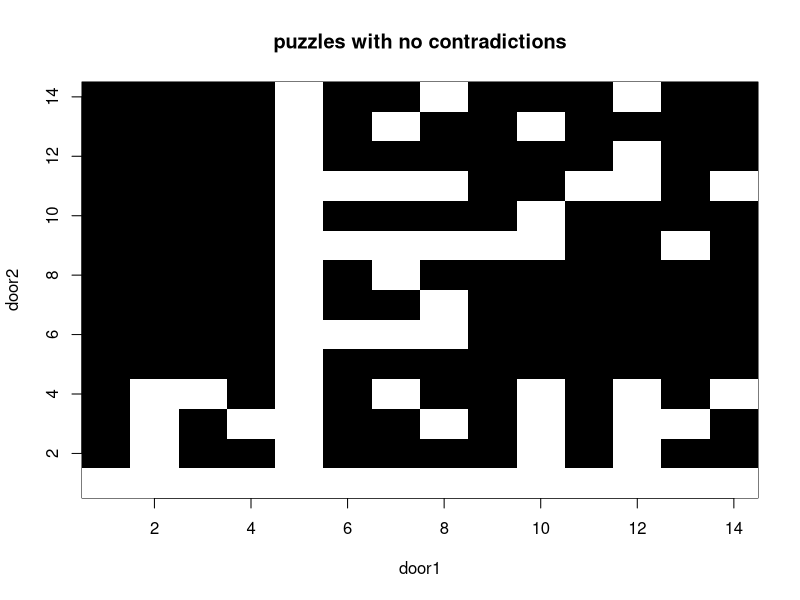
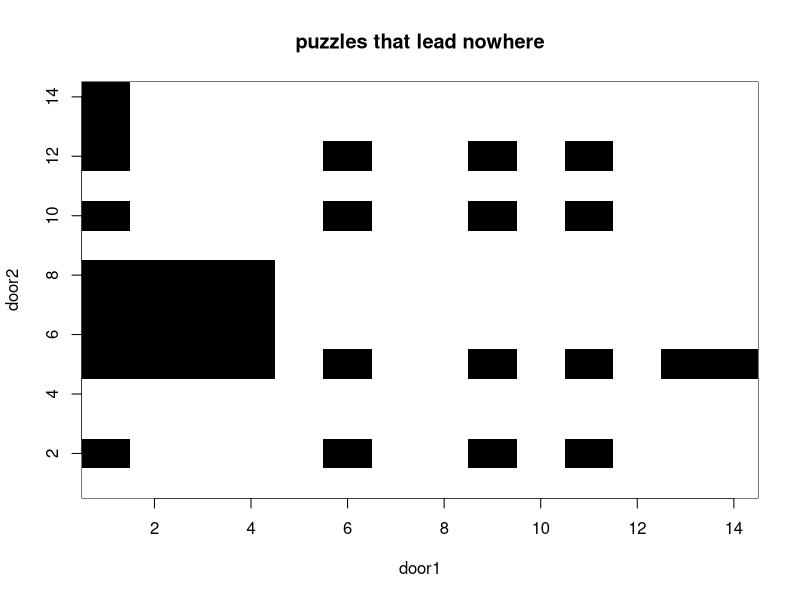
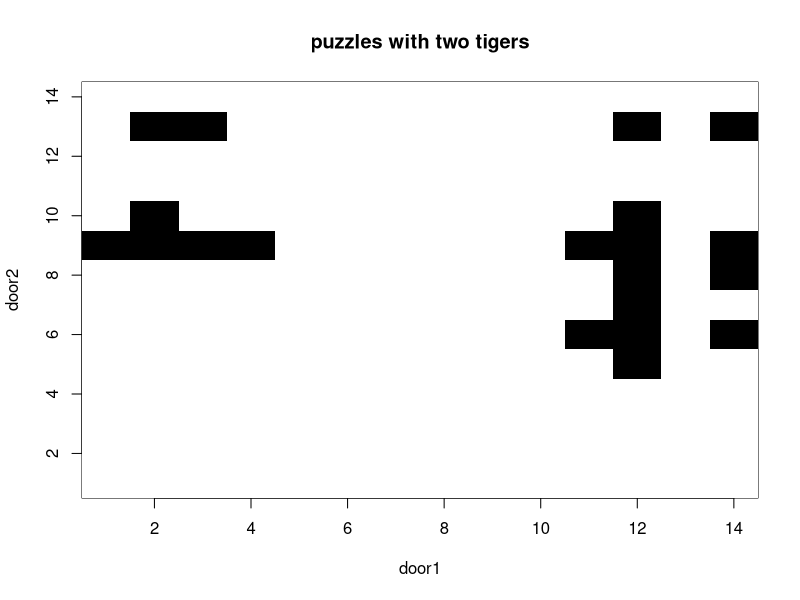
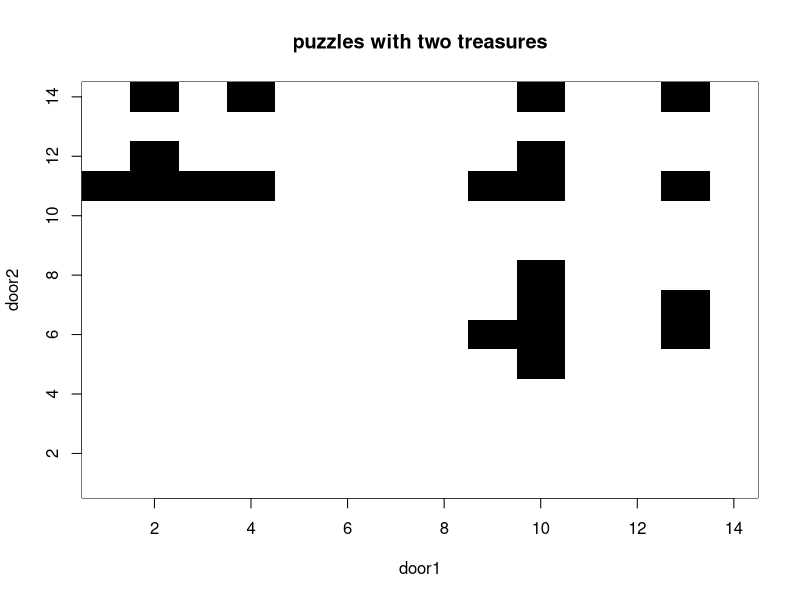
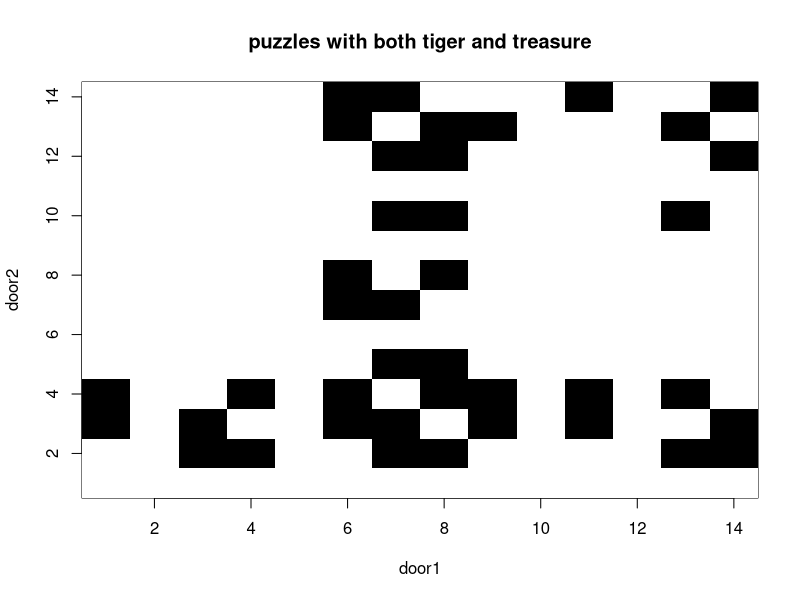
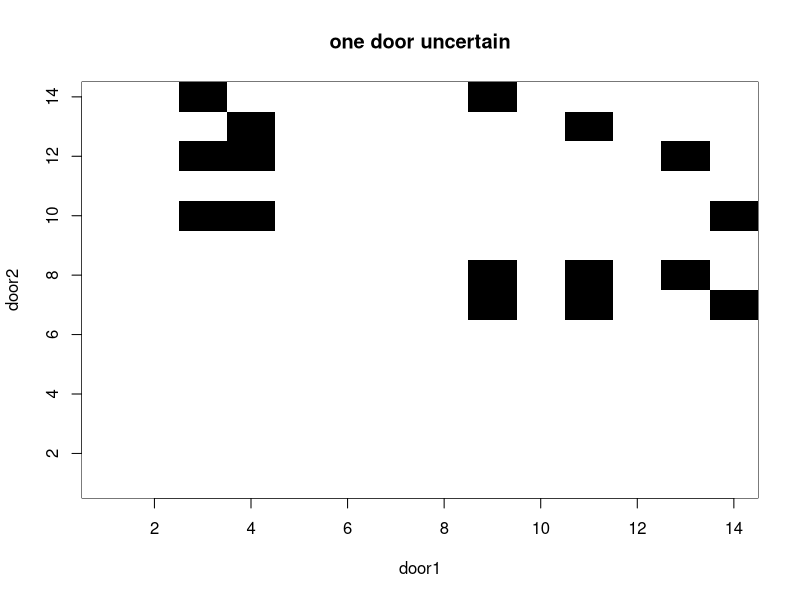
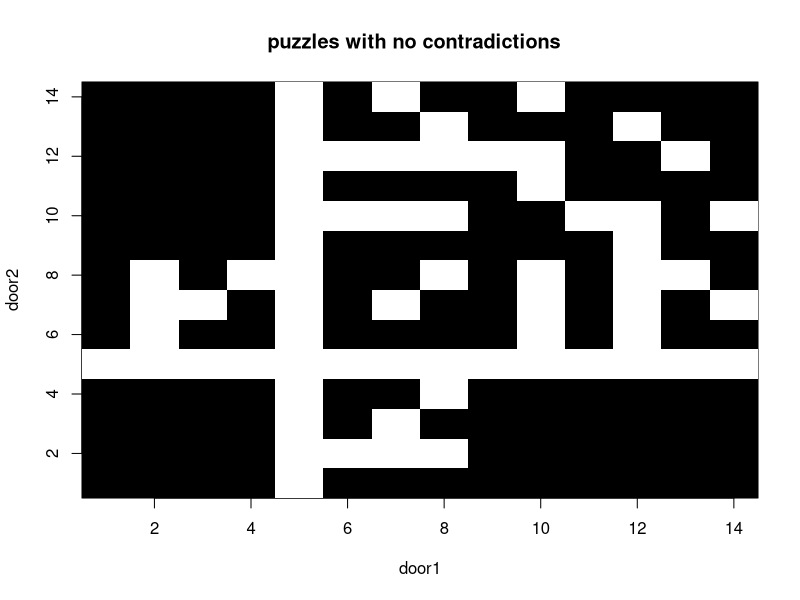
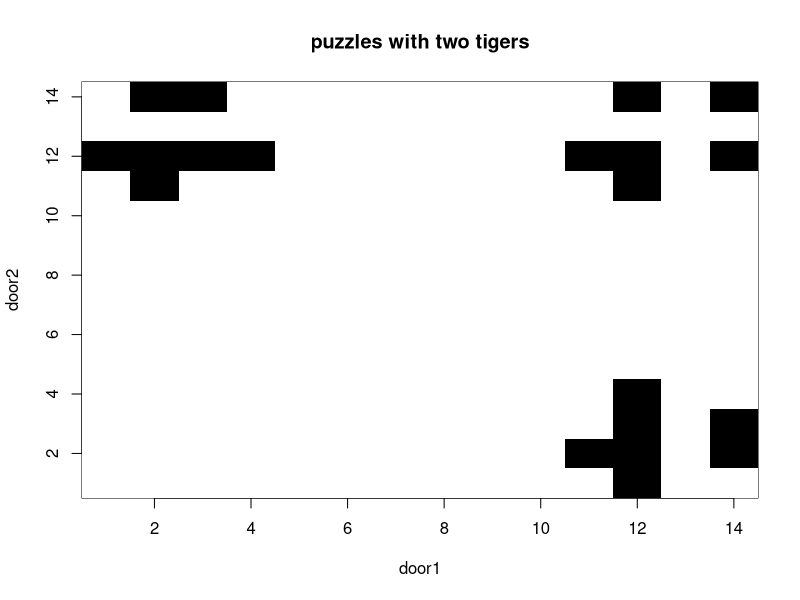

Here is the R script that generated these plots, in order:
## ---- chunk 1
knitr::opts_chunk$set(echo = TRUE)
## ---- chunk 2
TigerTreasure <- read.csv('tiger_report.csv',stringsAsFactors=FALSE)
print(str(TigerTreasure))
## ---- chunk 3
inscriptions <- read.csv('inscriptions.csv')
print(inscriptions)
## ---- chunk 4
door1 <- 1:14
door2 <- 1:14
#no solutions
HasSol  <- matrix(rep(0, 196), nrow=14, ncol=14)
for (j in 1:196){
  HasSol[(TigerTreasure[j,]$door_1 + 1),(TigerTreasure[j,]$door_2 + 1)] <- as.numeric(TigerTreasure[j,]$consistent == " true")
}
image(x=door1, y=door2, HasSol, col=grey.colors(2, start=1, end=0), main='puzzles with no contradictions')
## ---- chunk 5
NoKnowns  <- matrix(rep(0, 196), nrow=14, ncol=14)
for (j in 1:196){
  tcount <- TigerTreasure[j,]$tiger_count + TigerTreasure[j,]$treasure_count
  if ( HasSol[(TigerTreasure[j,]$door_1 + 1),(TigerTreasure[j,]$door_2 + 1)] == 0) {
    tcount <- 1
  }
  NoKnowns[(TigerTreasure[j,]$door_1 + 1),(TigerTreasure[j,]$door_2 + 1)] <- as.numeric(tcount == 0)
}  
image(x=door1, y=door2, NoKnowns, col=grey.colors(2, start=1, end=0), main='puzzles that lead nowhere')
## ---- chunk 6
Tigers2  <- matrix(rep(0, 196), nrow=14, ncol=14)
for (j in 1:196){
  tcount <- TigerTreasure[j,]$tiger_count 
  if ( HasSol[(TigerTreasure[j,]$door_1 + 1),(TigerTreasure[j,]$door_2 + 1)] == 0) {
    tcount <- 0
  }
  Tigers2[(TigerTreasure[j,]$door_1 + 1),(TigerTreasure[j,]$door_2 + 1)] <- as.numeric(tcount == 2)
}  
image(x=door1, y=door2, Tigers2, col=grey.colors(10, start=1, end=0),main='puzzles with two tigers')
## ---- chunk 7
Treasures2  <- matrix(rep(0, 196), nrow=14, ncol=14)
for (j in 1:196){
  tcount <- TigerTreasure[j,]$treasure_count 
  if ( HasSol[(TigerTreasure[j,]$door_1 + 1),(TigerTreasure[j,]$door_2 + 1)] == 0) {
    tcount <- 0
  }
  Treasures2[(TigerTreasure[j,]$door_1 + 1),(TigerTreasure[j,]$door_2 + 1)] <- as.numeric(tcount == 2)
}  
image(x=door1, y=door2, Treasures2, col=grey.colors(2, start=1, end=0), main='puzzles with two treasures')
## ---- chunk 8
OneEach  <- matrix(rep(0, 196), nrow=14, ncol=14)
for (j in 1:196){
  treasure <- TigerTreasure[j,]$treasure_count 
  tigers <- TigerTreasure[j,]$tiger_count
  if ( HasSol[(TigerTreasure[j,]$door_1 + 1),(TigerTreasure[j,]$door_2 + 1)] == 0) {
    treasure <- 0
    tigers <- 0
  }
  OneEach[(TigerTreasure[j,]$door_1 + 1),(TigerTreasure[j,]$door_2 + 1)] <- as.numeric(treasure == 1 && tigers == 1)
}  
image(x=door1, y=door2, OneEach, col=grey.colors(2, start=1, end=0), main='puzzles with both tiger and treasure')
## ---- chunk 9
OneUnknown  <- matrix(rep(0, 196), nrow=14, ncol=14)
for (j in 1:196){
  tcount <- TigerTreasure[j,]$treasure_count + TigerTreasure[j,]$tiger_count  
  if ( HasSol[(TigerTreasure[j,]$door_1 + 1),(TigerTreasure[j,]$door_2 + 1)] == 0) {
    tcount <-0
  }
  OneUnknown[(TigerTreasure[j,]$door_1 + 1),(TigerTreasure[j,]$door_2 + 1)] <- as.numeric(tcount == 1)
}  
image(x=door1, y=door2, OneUnknown, col=grey.colors(2, start=1, end=0), main='one door uncertain')
## ---- chunk 10
#no solutions
neg <- c(5,6,8,7,1,2,4,3,12,11,10,9,14,13)
SymHasSol  <- matrix(rep(0, 196), nrow=14, ncol=14)
for (j in 1:196){
  SymHasSol[(TigerTreasure[j,]$door_1 + 1),neg[(TigerTreasure[j,]$door_2 + 1)]] <- as.numeric(TigerTreasure[j,]$consistent == " true")
}
image(x=door1, y=door2, SymHasSol, col=grey.colors(2, start=1, end=0), main='puzzles with no contradictions  ')
## ---- chunk 11
SymTigers2  <- matrix(rep(0, 196), nrow=14, ncol=14)
for (j in 1:196){
  tcount <- TigerTreasure[j,]$tiger_count 
  if ( HasSol[(TigerTreasure[j,]$door_1 + 1),(TigerTreasure[j,]$door_2 + 1)] == 0) {
    tcount <- 0
  }
  SymTigers2[(TigerTreasure[j,]$door_1 + 1),(neg[TigerTreasure[j,]$door_2 + 1])] <- as.numeric(tcount == 2)
}  
image(x=door1, y=door2, SymTigers2, col=grey.colors(10, start=1, end=0),main='puzzles with two tigers')
## ---- chunk 12
SymTreasures2  <- matrix(rep(0, 196), nrow=14, ncol=14)
for (j in 1:196){
  tcount <- TigerTreasure[j,]$treasure_count 
  if ( HasSol[(TigerTreasure[j,]$door_1 + 1),(TigerTreasure[j,]$door_2 + 1)] == 0) {
    tcount <- 0
  }
  SymTreasures2[(TigerTreasure[j,]$door_1 + 1),neg[(TigerTreasure[j,]$door_2 + 1)]] <- as.numeric(tcount == 2)
}  
image(x=door1, y=door2, SymTreasures2, col=grey.colors(2, start=1, end=0), main='puzzles with two treasures')
## ---- chunk 13
SymOneEach  <- matrix(rep(0, 196), nrow=14, ncol=14)
for (j in 1:196){
  treasure <- TigerTreasure[j,]$treasure_count 
  tigers <- TigerTreasure[j,]$tiger_count
  if ( HasSol[(TigerTreasure[j,]$door_1 + 1),(TigerTreasure[j,]$door_2 + 1)] == 0) {
    treasure <- 0
    tigers <- 0
  }
  SymOneEach[(TigerTreasure[j,]$door_1 + 1),(neg[TigerTreasure[j,]$door_2 + 1])] <- as.numeric(treasure == 1 && tigers == 1)
}  
image(x=door1, y=door2, SymOneEach, col=grey.colors(2, start=1, end=0), main='puzzles with both tiger and treasure')
## ---- chunk 14
SymAll  <- matrix(rep(0, 196), nrow=14, ncol=14)
for (j in 1:196){
  tcount <- TigerTreasure[j,]$tiger_count + TigerTreasure[j,]$treasure_count
  
  if ( HasSol[(TigerTreasure[j,]$door_1 + 1),(TigerTreasure[j,]$door_2 + 1)] == 0) {
    tcount <- 0
  }
  
  SymAll[(TigerTreasure[j,]$door_1 + 1),(neg[TigerTreasure[j,]$door_2 + 1])] <- as.numeric(tcount != 0)
}  
image(x=door1, y=door2, SymAll, col=grey.colors(2, start=1, end=0), main='puzzles we are including')
## ---- chunk 15
AllPuzzles  <- matrix(rep(0, 196), nrow=14, ncol=14)
for (j in 1:196){
  tcount <- TigerTreasure[j,]$tiger_count + TigerTreasure[j,]$treasure_count
  
  if ( HasSol[(TigerTreasure[j,]$door_1 + 1),(TigerTreasure[j,]$door_2 + 1)] == 0) {
    tcount <- 0
  }
  
  AllPuzzles[(TigerTreasure[j,]$door_1 + 1),(TigerTreasure[j,]$door_2 + 1)] <- as.numeric(tcount != 0)
}  
image(x=door1, y=door2, AllPuzzles, col=grey.colors(2, start=1, end=0), main='puzzles we are including')
## ---- chunk 16
ReflectPuzzles  <- matrix(rep(0, 196), nrow=14, ncol=14)
for (i in 1:14){
  for (j in 1:14){
    ReflectPuzzles[i,j] <- AllPuzzles[i,j]
    if (AllPuzzles[i,j] == 1 && AllPuzzles[j,i] == 1){
      ReflectPuzzles[i,j] <- 2
    }
  }
}
  
image(x=door1, y=door2, ReflectPuzzles, col=grey.colors(3, start=1, end=0), main='puzzles whose reflections are puzzles')
## ---- chunk 17
NoReflectPuzzles  <- matrix(rep(0, 196), nrow=14, ncol=14)
for (i in 1:14){
  for (j in 1:14){
    NoReflectPuzzles[i,j] <- AllPuzzles[i,j]
    if (AllPuzzles[i,j] == 1 && HasSol[j,i] == 0){
      NoReflectPuzzles[i,j] <- 2
    }
  }
}
  
image(x=door1, y=door2, NoReflectPuzzles, col=grey.colors(3, start=1, end=0), main='puzzles whose reflections have no solution')
## ---- chunk 18
Solutions  <- matrix(rep(0, 196), nrow=14, ncol=14)
SymSol<- matrix(rep(0, 196), nrow=14, ncol=14)
for (j in 1:196){
  Solutions[(TigerTreasure[j,]$door_1 + 1),(TigerTreasure[j,]$door_2 + 1)] <- TigerTreasure[j,]$solution
}  
for (i in 1:14){
  for (j in 1:14){
    SymSol[i,j] <-(Solutions[i,j] == Solutions[j,i])
  }
}
## ---- chunk 19
for (i in 1:14){
  for (j in 1:14){
    if (ReflectPuzzles[i,j] >1  && SymSol[i,j]){
      ReflectPuzzles[i,j] <-3
    }
  }
}
  
image(x=door1, y=door2, ReflectPuzzles, col=grey.colors(4, start=1, end=0), main='puzzles whose reflections have the same solution')
## ---- chunk 20
NoSolReflect<- matrix(rep(0, 196), nrow=14, ncol=14)
for (i in 1:14){
  for (j in 1:14){
    if (NoReflectPuzzles[i,j] == 2){
      NoSolReflect[i,j] <-1
    } else{
      NoSolReflect[i,j] <-0
    }
  }
}
sum(NoSolReflect)
